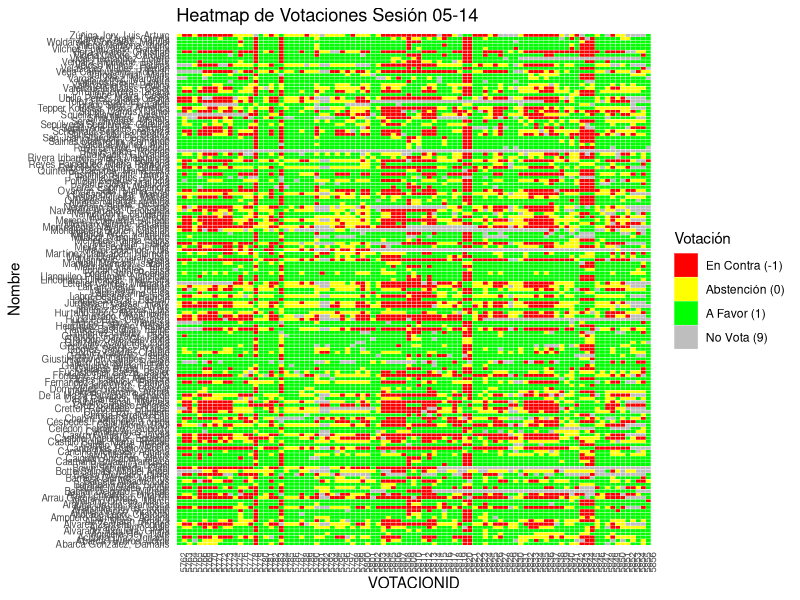
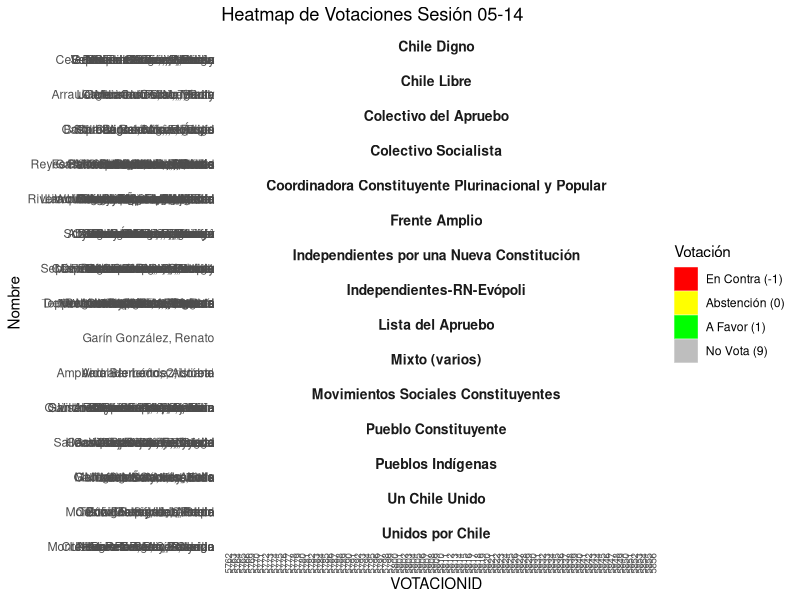

Write the R code that produced these figures, in order.
# Load necessary libraries
library(readxl)
library(dplyr)

# Read the Excel file
#data <- read_excel('Comisión/25_sistema_politico.xls', col_names = FALSE)
data <- read_excel('Pleno/sesion_103.xls', col_names = FALSE)

# Identify rows where the first column contains "VOTACIONID"
start_indices <- which(data[[1]] == "VOTACIONID")

# Create a list to store blocks of data
blocks <- list()

# Loop through the start indices to separate the blocks
for (i in seq_along(start_indices)) {
  start_idx <- start_indices[i]
  end_idx <- ifelse(i < length(start_indices), start_indices[i + 1] - 1, nrow(data))
  
  # Extract the block and store it in the list
  block <- data[start_idx:end_idx, ]
  blocks[[i]] <- block
}

# Check the number of blocks created
length(blocks)

# Optional:
str(blocks)
str(blocks[[1]])


#------------------------------------------------------------------------------

# Load necessary libraries
library(dplyr)
library(ggplot2)

# Initialize an empty list to store processed data
votaciones_data <- list()

# Iterate over each block in the 'blocks' object
for (i in seq_along(blocks)) {
  block <- blocks[[i]]
  
  # Extract VOTACIONID and FECHA from the block
  votacion_id <- block[2, 1][[1]]  # VOTACIONID is in row 2, column 1
  fecha_raw <- block[2, 3][[1]]    # FECHA is in row 2, column 4
  
  # Extract only the date portion from FECHA
  fecha <- format(as.Date(substr(fecha_raw, 1, 10), format = "%d-%m-%Y"), "%m-%d")
  
  # Extract voting data starting from row 4 onwards
  voting_data <- block[-c(1:3), ]  # Remove metadata and header rows
  
  # Assign proper column names based on the structure
  colnames(voting_data) <- c("NA1","NOMBRE", "VOTACION", "NA2", "NA3", "NA4", "NA5", "NA6", "NA7")
  
  # Select relevant columns: NOMBRE and VOTACION
  temp_data <- voting_data %>%
    select(NOMBRE, VOTACION) %>%
    mutate(
      VOTACIONID = votacion_id,
      FECHA = fecha,
      VOTACION = case_when(
        VOTACION == "AFIRMATIVO" ~ 1,
        VOTACION == "ABSTENCION" ~ 0,
        VOTACION == "EN CONTRA" ~ -1,
        VOTACION == "NO VOTA" ~ 9,
        TRUE ~ NA_real_  # Handle unexpected values
      )
    )
  
  # Append to the list
  votaciones_data[[i]] <- temp_data
}

# Combine all blocks into a single data frame
votaciones_df <- do.call(rbind, votaciones_data)

#------------------------------------------------------------------------------
# Plot
#------------------------------------------------------------------------------

# Create a heatmap plot
ggplot(votaciones_df, aes(x = factor(VOTACIONID), y = NOMBRE, fill = factor(VOTACION))) +
  geom_tile(color = "white") +
  scale_fill_manual(
    values = c("-1" = "red", "0" = "yellow", "1" = "green", "9" = "gray"),
    name = "Votación",
    labels = c("En Contra (-1)", "Abstención (0)", "A Favor (1)", "No Vota (9)")
  ) +
  labs(
    title = paste("Heatmap de Votaciones Sesión", votaciones_df['FECHA'][[1]][1]),
    x = "VOTACIONID",
    y = "Nombre"
  ) +
  theme_minimal() +
  theme(
    axis.text.x = element_text(angle = 90, hjust = 1, size = 7),
    axis.text.y = element_text(size = 7)
  ) 

#------------------------------------------------------------------------------
# Coalitions
#------------------------------------------------------------------------------

votaciones_df['NOMBRE'][[1]][1:20]

# Frente Amplio
selected_names_FA <- c(
  "Abarca González, Damaris", "Achurra Díaz, Ignacio", "Alvez Marín, Amaya", "Atria Lemaitre, Fernando", 
  "Baradit Morales, Jorge", "Bassa Mercado, Jaime", "Delgado Vergara, Aurora", "Gómez Sánchez, Yarela", 
  "Mella Escobar, Jeniffer", "Oyarzún Solis, María José", "Roa Cadin, Giovanna", "Sánchez Muñoz, Beatriz", 
  "Schonhaut Soto, Constanza", "Serey Jiménez, Mariela", "Stingo Camus, Daniel", "Urrutia Herrera, Tatiana", 
  "Viera Álvarez, Christian"
)

# Chile Digno
selected_names_CHD <- c(
  "Barraza Gómez, Marcos", "Celedón Fernández, Roberto", "Gallardo Prado, Bessy", "Grandón González, Paola",
  "Gutiérrez Gálvez, Hugo", "Miranda Arce, Valentina", "Núñez Gangas, Nicolás", "Portilla Barrios, Ericka",
  "Sepúlveda Hales, Bárbara", "Velásquez Núñez, Hernán", "Videla Osorio, Carolina"
)

# Coordinadora Constituyente Plurinacional y Popular
selected_names_CCPP <- c(
  "Antilef Ñanco, Victorino", "Arellano Ortega, Marco", "Bacian Delgado, Wilfredo", "Caiguan Ancapan, Alexis",
  "Chinga Ferreira, Eric", "Godoy Monardez, Isabel", "Grandón Caro, Giovanna", "Labraña Pino, Elsa",
  "Linconao Huircapán, Francisca", "Llanquileo Pilquimán, Natividad", "Madriaga Flores, Tania",
  "Olivares Miranda, Ivanna", "Pérez Espina, Alejandra", "Rivera Iribarren, María Magdalena", "Vargas López, Margarita",
  "Vergara Riquelme, Lisette", "Woldarsky González, Manuel"
)

# Colectivo Socialista
selected_names_CS <- c(
  "Alvarez Pinto, Julio", "Calvo Muñoz, Carlos", "Cancino Meneses, Adriana", "Castillo Boilet, María Trinidad",
  "Cruz Carrasco, Andrés", "Fernández Chadwick, Patricio", "Gómez Castro, Claudio", "Hurtado Roco, Maximiliano",
  "Laibe Saez, Tomás", "Montero Allende, Ricardo", "Muñoz Leiva, Pedro", "Orellana Cuellar, Matías",
  "Pinto Solari, Malucha", "Reyes Painequeo, María Ramona", "Valenzuela Maass, César", "Vargas Vidal, Mario"
)

# Independientes por una Nueva Constitución
selected_names_INC <- c(
  "Abarca Riveros, Jorge", "Baranda Ferrán, Benito", "Céspedes Fernández, Lorena", "Daza Carrasco, Mauricio",
  "Domínguez Donoso, Gaspar", "Fuchslocher Baeza, Javier", "Martin Bravo, Juan José", "Martínez Llancapan, Helmuth",
  "Namor Kong, Guillermo", "Politzer Kerekes, Patricia", "Pustilnick Arditi, Tammy", 
  "Sepúlveda Sepúlveda, Carolina", "Valenzuela Rio, Paulina"
)

# Movimientos Sociales Constituyentes
selected_names_MSC <- c(
  "Alvarado Jorquera, Gloria", "Carrillo Vidal, Alondra", "Dorador Ortiz, Cristina", "Flores Carlos, Alejandra",
  "Giustinianovich Campos, Elisa", "Hoppe Espoz, Vanessa", "Labbé Salazar, Bastián", "Meneses Palma, Janis",
  "Quinteros Cáceres, María Elisa", "Royo Letelier, Manuela", "Saldaña Muñoz, Alvin", "San Juan Standen, Constanza",
  "Vilches Fuenzalida, Carolina"
)

# Independientes-RN-Evópoli
selected_names_IND_RN_EV <- c(
  "Cozzi Elzo, Ruggero", 
  "De la Maza Bañados, Bernardo", 
  "Fontaine Talavera, Bernardo",
  "Labra Besserer, Patricia", 
  "Larraín Matte, Hernán", 
  "Mayol Bouchon, Luis",
  "Monckeberg Bruner, Cristian",
  "Ossandón Lira, Manuel",
  "Navarrete Arratia, Geoconda",
  "Rebolledo Aguirre, Bárbara",
  "Silva Mora, Luciano", 
  "Tepper Kolossa, María Angélica", 
  "Vega Campusano, Roberto", 
  "Veloso Muñoz, Paulina",
  "Celis Montt, Raúl",
  "Jofré Cáceres, Alvaro"
)

# Pueblo Constituyente
selected_names_PC <- c(
  "Arauna Urrutia, Francisca", "Bravo Silva, Daniel", "Caamaño Rojas, Francisco", 
  "González Araya, Dayyana", "Henríquez Carreño, Natalia", 
  "Salinas Manfredini, Fernando", "Uribe Araya, César", 
  "Vallejos Dávila, Loreto", "Villena Narbona, Ingrid", 
  "Zárate Zárate, Camila", "Rojas Vade, Rodrigo"
)

# Pueblos indígenas
selected_names_PI <- c(
  "Aguilera Hey, Tiare", "Catrileo Arias, Rosa", 
  "Galleguillos Aymani, Félix", 
  "González Calderón, Lidia", 
  "Jiménez Cáceres, Luis",
  "Loncon Antileo, Elisa",
  "Mamani Mamani, Isabella",
  "Millabur Ñancuil, Adolfo",
  "Tirado Soto, Fernando"
)

# Unidos por Chile
selected_names_UPC <- c(
  "Alvarez Zenteno, Rodrigo",
  "Arancibia Reyes, Jorge",
  "Cretton Rebolledo, Eduardo",
  "Hube Portus, Constanza",
  "Montealegre Navarro, Katerine",
  "Neumann Bertin, Ricardo",
  "Rivera Bigas, Pollyana",
  "Ubilla Pérez, María Cecilia"
)

# Colectivo del Apruebo
selected_names_CA <- c(
  "Barceló Amado, Luis",
  "Botto Salinas, Miguel Ángel",
  "Castillo Vigouroux, Eduardo",
  "Chahín Valenzuela, Fuad",
  "Harboe Bascuñán, Felipe",
  "Logan Soto, Rodrigo",
  "Squella Narducci, Agustín"
)

# Un Chile Unido
selected_names_UCU <- c(
  "Bown Sepúlveda, Carol",
  "Castro Gutiérrez, Claudia",
  "Cubillos Sigall, Marcela",
  "Mena Villar, Felipe",
  "Moreno Echeverría, Alfredo",
  "Toloza Fernández, Pablo",
  "Zúñiga Jory, Luis Arturo"
)

# Chile Libre
selected_names_CL <- c(
  "Arrau García-Huidobro, Martín",
  "Cantuarias Rubio, Rocío",
  "Hurtado Olave, Ruth",
  "Jurgensen Caesar, Harry",
  "Letelier Cortés, Margarita",
  "Marinovic Vial, Teresa"
)

# Somos Región [DEBUTA EL 17-03-2022, HASTA ENTONCES ELLOS ERAN DE RN-EVO:
#"Silva Mora, Luciano", 
#"Tepper Kolossa, María Angélica", 
#"Vega Campusano, Roberto", 
#"Veloso Muñoz, Paulina",
#"Celis Montt, Raúl",
#"Jofré Cáceres, Álvaro"
# selected_names_SR <- c(
#   "Celis Montt, Raúl", 
#   "Jofré Cáceres, Alvaro", 
#   "Silva Mora, Luciano", 
#   "Tepper Kolossa, María Angélica", 
#   "Vega Campusano, Roberto", 
#   "Veloso Muñoz, Paulina"
# )

# Mixto (varios)
selected_names_MIX <- c(
  "Ampuero Barrientos, Adriana", "Andrade León, Cristóbal", "Vidal Hernández, Loreto"
)

# Lista del Apruebo
selected_names_LA <- c(
  "Garín González, Renato"
)

total_names <- length(selected_names_FA) + 
  length(selected_names_CHD) + 
  length(selected_names_CCPP) + 
  length(selected_names_CS) + 
  length(selected_names_INC) + 
  length(selected_names_MSC) + 
  length(selected_names_IND_RN_EV) + 
  length(selected_names_PC) + 
  length(selected_names_PI) + 
  length(selected_names_UPC) + 
  length(selected_names_CA) + 
  length(selected_names_UCU) + 
  length(selected_names_CL) + 
  #length(selected_names_SR) + 
  length(selected_names_MIX) + 
  length(selected_names_LA)

# Function to assign coalition
assign_coalition <- function(name) {
  if (name %in% selected_names_FA) { 
    return("FA") # Frente Amplio
  } else if (name %in% selected_names_CHD) { 
    return("CHD") # Chile Digno
  } else if (name %in% selected_names_CCPP) { 
    return("CCPP") # Coordinadora Constituyente Plurinacional y Popular
  } else if (name %in% selected_names_CS) { 
    return("CS") # Colectivo Socialista
  } else if (name %in% selected_names_INC) { 
    return("INC") # Independientes por una Nueva Constitución
  } else if (name %in% selected_names_MSC) { 
    return("MSC") # Movimientos Sociales Constituyentes
  } else if (name %in% selected_names_IND_RN_EV) { 
    return("IND-RN-EV") # Independientes-RN-Evópoli
  } else if (name %in% selected_names_PC) { 
    return("PC") # Pueblo Constituyente
  } else if (name %in% selected_names_PI) { 
    return("PI") # Pueblos Indígenas
  } else if (name %in% selected_names_UPC) { 
    return("UPC") # Unidos por Chile
  } else if (name %in% selected_names_CA) { 
    return("CA") # Colectivo del Apruebo
  } else if (name %in% selected_names_UCU) { 
    return("UCU") # Un Chile Unido
  } else if (name %in% selected_names_CL) { 
    return("CL") # Chile Libre
  } else if (name %in% selected_names_MIX) { 
    return("MIX") # Mixto (varios)
  } else if (name %in% selected_names_LA) { 
    return("LA") # Lista del Apruebo
  } else {
    return("Other") # Otro / No clasificado
  }
}
#else if (name %in% selected_names_SR) { 
#return("SR") # Somos Región} 

# Adding new column to COALICION
votaciones_df <- votaciones_df %>%
  mutate(COALICION = sapply(NOMBRE, assign_coalition))

nombres_a_modificar_en_selected_names <- votaciones_df$NOMBRE[votaciones_df$COALICION=='Other'][1:5]
nombres_a_modificar_en_selected_names
nombres_en_base_datos <- votaciones_df$NOMBRE[1:155]
nombres_en_base_datos

# TODO OK !!

# -----------------------------------------------------------------------------

# Paso 1: Crear un diccionario de nombres completos
diccionario_coaliciones <- c(
  "FA" = "Frente Amplio",
  "CHD" = "Chile Digno",
  "CCPP" = "Coordinadora Constituyente Plurinacional y Popular",
  "CS" = "Colectivo Socialista",
  "INC" = "Independientes por una Nueva Constitución",
  "MSC" = "Movimientos Sociales Constituyentes",
  "IND-RN-EV" = "Independientes-RN-Evópoli",
  "PC" = "Pueblo Constituyente",
  "PI" = "Pueblos Indígenas",
  "UPC" = "Unidos por Chile",
  "CA" = "Colectivo del Apruebo",
  "UCU" = "Un Chile Unido",
  "CL" = "Chile Libre",
  "SR" = "Somos Región",
  "MIX" = "Mixto (varios)",
  "LA" = "Lista del Apruebo",
  "Other" = "Otro / No clasificado"
)

# Paso 2: Crear la nueva columna con nombres completos
votaciones_df <- votaciones_df %>%
  mutate(COALICION_COMPLETA = diccionario_coaliciones[COALICION])

# Paso 3: Generar el plot con los nombres completos
ggplot(votaciones_df, aes(x = factor(VOTACIONID), y = NOMBRE, fill = factor(VOTACION))) +
  geom_tile(color = "white") +
  scale_fill_manual(
    values = c("-1" = "red", "0" = "yellow", "1" = "green", "9" = "gray"),
    name = "Votación",
    labels = c("En Contra (-1)", "Abstención (0)", "A Favor (1)", "No Vota (9)")
  ) +
  facet_wrap(~COALICION_COMPLETA, scales = "free_y", ncol = 1) +  # Ahora usa nombres completos
  labs(
    title = paste("Heatmap de Votaciones Sesión", votaciones_df$FECHA[1]),
    x = "VOTACIONID",
    y = "Nombre"
  ) +
  theme_minimal() +
  theme(
    axis.text.x = element_text(angle = 90, hjust = 1, size = 7),
    strip.text = element_text(face = "bold", size = 10)  # Se verá mejor el nombre de cada coalición
  )
